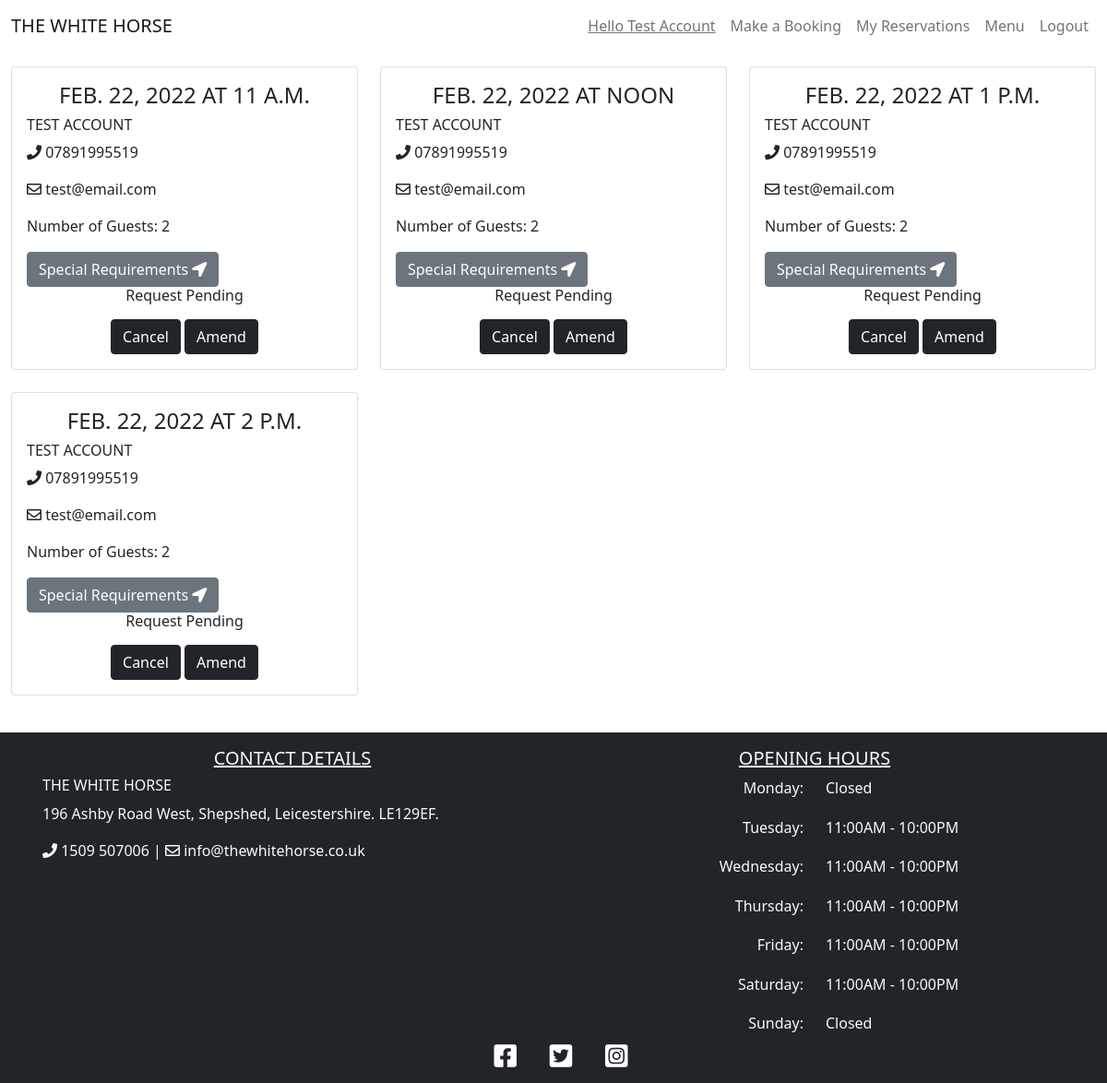
/reservations (signed in), run on an earlier commit of the app's database.
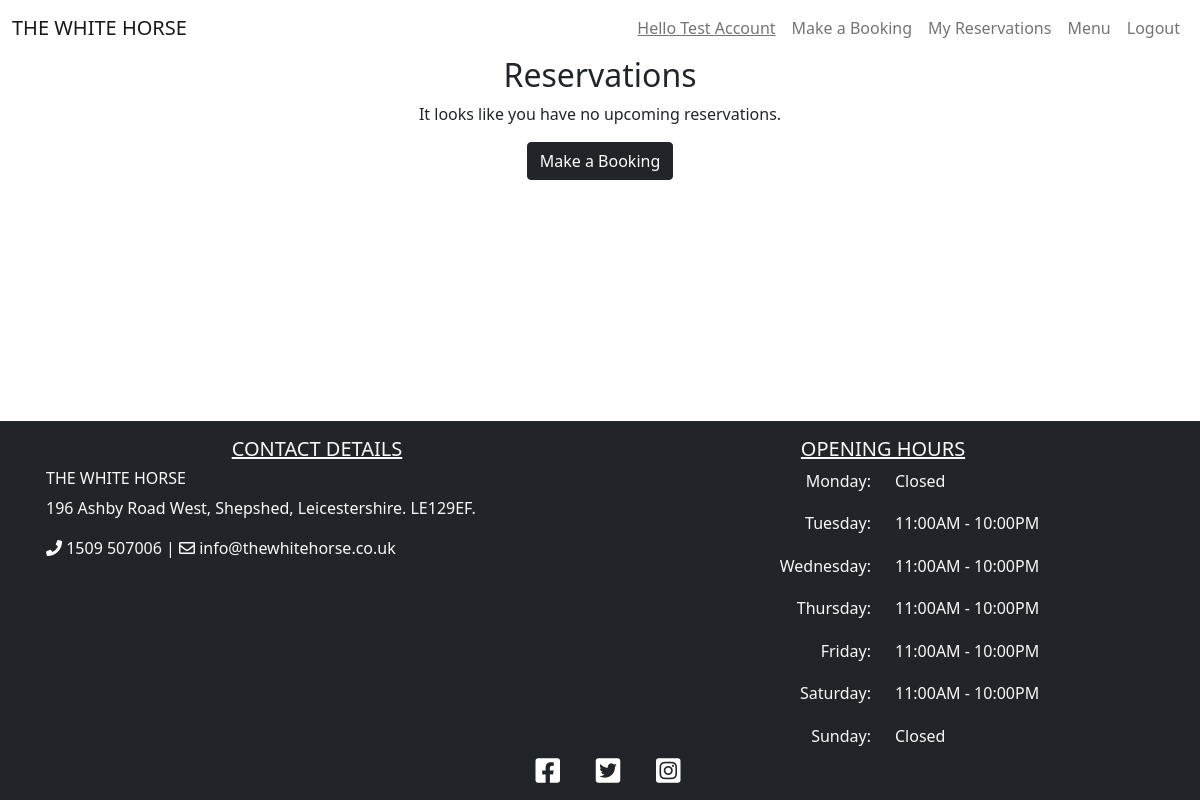
And on a later commit of the database.
### booking/models.py (models this page shows, shortened)
class Booking(models.Model):
    user = models.ForeignKey(User, on_delete=models.CASCADE)
    lead = models.CharField(max_length=200, blank=False)
    email = models.CharField(max_length=200, blank=False)
    phoneNumberRegex = RegexValidator(regex=r'^\+?1?\d{9,15}$')
    mobile = models.CharField(
        validators=[phoneNumberRegex], max_length=16, blank=False
        )
    date = models.DateField(blank=False)
    time = models.TimeField(blank=False)
    notes = models.TextField(max_length=200)
    guests = models.PositiveIntegerField(blank=False)
    status = models.IntegerField(choices=STATUS, default=0)
    class Meta:
        ordering = ['-date']

### booking/views.py (the view)
# urls.py: path('reservations', views.ReservationList.as_view(), name='reservations'),
class ReservationList(generic.ListView):
    model = Booking
    def get(self, request, *args, **kwargs):
        if request.user.is_authenticated:
            reservations = Booking.objects.filter(user=request.user)
            return render(
                request, 'reservations.html',
                {
                    'reservations': reservations,
                },
            )
        else:
            return redirect(reverse("account_login"))

### booking/mapbox_context_processor.py (called while the page is built)
def mapbox_renderer(request):
    return {
       'mapbox_token': settings.MAPBOX_TOKEN
    }

### templates/reservations.html (shortened to what this page needs)
{% extends "base.html" %}
{% block content %}
{% if not reservations %}
<div class="container mb-3">
    <div class="row">
        <div class="col-lg-12 text-center">
            <h2>Reservations</h2>
            <p>It looks like you have no upcoming reservations.</p>
            <a href="{% url 'booking' %}"><button class="btn btn-dark">Make a Booking</button></a>
        </div>
    </div>
</div>
{% else %}
<div class="container-fluid mb-3">
    <div class="row">
        <div class="col-12 mt-3 left">
            <div class="row">
                {% for reservation in reservations %}
                <div class="col-md-4">
                    <div class="card mb-4">
                        <div class="card-body">
                            <h4 class='card-title text-uppercase text-center'>{{ reservation.date }} at
                                {{ reservation.time }}</h4>
                            <h6 class="text-uppercase">{{ reservation.lead }}</h6>
                            <div class='card-text'>
                                <p><i class="fas fa-phone"></i> {{ reservation.mobile }}</p>
                                <p><i class="far fa-envelope"></i> {{ reservation.email }}</p>
                                <p>Number of Guests: {{ reservation.guests }}</p>
                                <button data-bs-toggle='modal' data-bs-target='#notes' class="btn btn-secondary">Special
                                    Requirements <i class="fas fa-location-arrow"></i></button>
                                <div class='text-center h6'>
                                    {% if reservation.status == 1 %}
                                    <p>Reservation Accepted</p>
                                    {% elif reservation.status == 2 %}
                                    <p>Reservation Declined</p>
                                    {% else %}
                                    <p>Request Pending</p>
                                    {% endif %}
                                </div>
                            </div>
                            <div class='text-center'>
                                <a href="/cancel/{{ reservation.id }}"><button class="btn btn-dark">Cancel</button></a>
                                <a href="/amend/{{ reservation.id }}"><button class="btn btn-dark">Amend</button></a>
                            </div>
                        </div>
                    </div>
                </div>
                {% if forloop.counter|divisibleby:3  %}
            </div>
                <div class="row">
                    {% endif %}
                    {% endfor %}
                </div>
        </div>
    </div>
</div>
{% endif %}
{% endblock %}

What changed in the data, as far as the page shows it:
removed Booking: date "FEB. 22, 2022", time "11 A.M.", lead "TEST ACCOUNT", mobile "07891995519", email "test@email.com", guests "2", status "Request Pending"
removed Booking: date "FEB. 22, 2022", time "NOON", lead "TEST ACCOUNT", mobile "07891995519", email "test@email.com", guests "2", status "Request Pending"
removed Booking: date "FEB. 22, 2022", time "1 P.M.", lead "TEST ACCOUNT", mobile "07891995519", email "test@email.com", guests "2", status "Request Pending"
removed Booking: date "FEB. 22, 2022", time "2 P.M.", lead "TEST ACCOUNT", mobile "07891995519", email "test@email.com", guests "2", status "Request Pending"
Also different on the page:
text now shown: "Reservations It looks like you have no upcoming reservations. Make a Booking"
